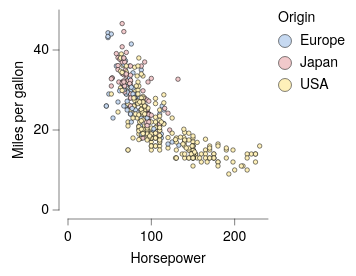

Write the Vega-Lite specification saved for this chart.
### Vega-Lite specification from a JSON file in a GitHub repository (floating-point values rounded to 4 significant figures; data arrays with more than 128 entries replaced by an {"elided": "..."} marker saying what was removed)
{"background": "white", "config": {"arc": {"fill": "#DBDBDB", "fillOpacity": 1.0, "innerRadius": 25.0, "padAngle": 0.03, "stroke": "black", "strokeOpacity": 1, "strokeWidth": 0.25}, "area": {"fill": "#DBDBDB", "fillOpacity": 1.0, "stroke": "black", "strokeOpacity": 1, "strokeWidth": 0.25}, "axis": {"domain": true, "domainCap": "round", "domainColor": "black", "domainWidth": 0.25, "grid": false, "gridCap": "round", "gridColor": "#F1F1F1", "gridDash": [0, 0], "gridOpacity": 1.0, "gridWidth": 0.25, "labelColor": "black", "labelFont": "Helvetica Neue", "labelFontSize": 7, "labelFontStyle": "normal", "labelFontWeight": 400, "offset": 4.5, "ticks": true, "tickCap": "round", "tickColor": "black", "tickRound": false, "tickSize": 3, "tickWidth": 0.25, "titleColor": "black", "titleFont": "Helvetica Neue", "titleFontSize": 7, "titleFontStyle": "normal", "titleFontWeight": 400}, "axisX": {"domain": true, "labelAlign": "center", "labelAngle": 0, "labels": true, "ticks": true, "translate": 0}, "axisY": {"domain": true, "labelAlign": "right", "labelAngle": 0, "labels": true, "ticks": true, "translate": 0}, "axisRight": {"domain": true, "labelAlign": "left", "labelAngle": 0, "labels": true, "ticks": true, "translate": 0}, "axisTop": {"domain": true, "labelAlign": "center", "labelAngle": 0, "labels": true, "ticks": true, "translate": 0}, "axisBand": {"tickOffset": 0}, "bar": {"fill": "#DBDBDB", "fillOpacity": 1.0, "stroke": "black", "strokeOpacity": 1, "strokeWidth": 0.25}, "boxplot": {"size": 9.0, "ticks": {"cornerRadius": 0.25, "fill": "black", "size": 4.5, "thickness": 0.25}, "box": {"fillOpacity": 1.0, "stroke": "black", "strokeOpacity": 1, "strokeWidth": 0.25}, "median": {"fill": "black", "fillOpacity": 1.0, "size": 9.0, "thickness": 0.25}, "rule": {"fill": "black", "fillOpacity": 1.0, "size": 10.0, "stroke": "black", "strokeDash": [0, 0], "strokeOpacity": 1, "strokeWidth": 0.25}, "outliers": {"color": "black", "fill": "black", "fillOpacity": 1.0, "size": 0, "stroke": "black", "strokeOpacity": 1, "strokeWidth": 0.25}}, "circle": {"fill": "black", "fillOpacity": 1.0, "size": 0.5, "stroke": null, "strokeOpacity": 1, "strokeWidth": 0.25}, "errorband": {"band": {"fillOpacity": 0.6, "stroke": null, "strokeWidth": 0.25, "strokeOpacity": 1}, "borders": {"opacity": 0, "strokeOpacity": 0.25, "strokeWidth": 1}}, "errorbar": {"opacity": 1, "rule": {"strokeDash": [0, 0], "strokeWidth": 0.25}, "ticks": {"color": "black", "cornerRadius": 0.125, "opacity": 1, "size": 6.0, "thickness": 0.25}, "thickness": 0.25}, "font": "Helvetica Neue", "geoshape": {"fill": "#DBDBDB", "fillOpacity": 1.0, "stroke": "black", "strokeOpacity": 1, "strokeWidth": 0.25}, "header": {"labelColor": "black", "labelFont": "Helvetica Neue", "labelFontSize": 7, "labelFontStyle": "normal", "labelFontWeight": 400, "titleColor": "black", "titleFont": "Helvetica Neue", "titleFontSize": 7, "titleFontStyle": "normal", "titleFontWeight": 400, "titlePadding": 0}, "legend": {"disable": false, "offset": 4.5, "gradientLength": 50.0, "gradientThickness": 5.0, "gradientOpacity": 1.0, "gradientStrokeColor": "black", "gradientStrokeWidth": 0.25, "labelColor": "black", "labelFont": "Helvetica Neue", "labelFontSize": 7, "labelFontStyle": "normal", "labelFontWeight": 400, "strokeColor": "black", "strokeWidth": 0, "symbolSize": 42, "symbolStrokeColor": "black", "symbolStrokeWidth": 0.25, "titleColor": "black", "titleFont": "Helvetica Neue", "titleFontSize": 7, "titleFontStyle": "normal", "titleFontWeight": 400}, "line": {"color": "black", "stroke": "black", "strokeCap": "round", "strokeDash": [0, 0], "strokeOpacity": 1, "strokeWidth": 0.375}, "point": {"filled": true, "fill": "#DBDBDB", "fillOpacity": 1.0, "size": 5.0, "stroke": "black", "strokeOpacity": 1, "strokeWidth": 0.25}, "range": {"category": ["#C6D9F1", "#F1C9CB", "#FEF0B9", "#CEE37A", "#7AA8E0", "#E589A3", "#FDDD5D", "#68B961", "#4177B1", "#C35082", "#E5C227", "#438156"], "diverging": {"scheme": ["#C35082", "#CE6D94", "#D989A7", "#E2A4BA", "#EABFCE", "#F1DBE2", "#F6F6F6", "#D7E0EB", "#B9CBE0", "#9BB6D5", "#7DA1C9", "#5F8CBD", "#4177B1"]}, "heatmap": {"scheme": ["#DFE9F7", "#C6D9F1", "#ADC8EC", "#94B8E6", "#7AA8E0", "#6097DA", "#4D87CA", "#4177B1", "#386898", "#2F597F", "#264A69", "#1D3A58"]}, "ordinal": {"scheme": ["#F1F1F1", "#DBDBDB", "#C6C6C6", "#B2B2B2", "#9D9D9D", "#898989", "#767676", "#636363", "#515151", "#404040", "#2F2F2F", "#1F1F1F"]}, "ramp": {"scheme": ["#DFE9F7", "#C6D9F1", "#ADC8EC", "#94B8E6", "#7AA8E0", "#6097DA", "#4D87CA", "#4177B1", "#386898", "#2F597F", "#264A69", "#1D3A58"]}}, "rule": {"color": "black", "stroke": "black", "strokeCap": "round", "strokeDash": [2, 2], "strokeOpacity": 1, "strokeWidth": 0.25}, "scale": {"bandPaddingInner": 0.1, "bandPaddingOuter": 0.1, "round": false}, "rect": {"fill": "#DBDBDB", "fillOpacity": 1.0, "stroke": "black", "strokeOpacity": 1, "strokeWidth": 0.25}, "square": {"fill": "#DBDBDB", "fillOpacity": 1.0, "size": 10.0, "stroke": "black", "strokeOpacity": 1, "strokeWidth": 0.25}, "text": {"color": "black", "font": "Helvetica Neue", "fontSize": 7, "fontStyle": "normal", "fontWeight": 400}, "title": {"anchor": "middle", "frame": "group", "color": "black", "font": "Helvetica Neue", "fontSize": 7, "fontStyle": "normal", "fontWeight": 400, "subtitleColor": "black", "subtitleFont": "Helvetica Neue", "subtitleFontSize": "Helvetica Neue", "subtitleFontStyle": "normal", "subtitleFontWeight": 400}, "view": {"continuousWidth": 100, "continuousHeight": 100, "discreteWidth": 100, "discreteHeight": 100, "fill": null, "stroke": null, "strokeWidth": 0.25}}, "data": {"name": "data-7285c4e2e195e5a75737a34913199f5f"}, "mark": {"type": "point"}, "encoding": {"color": {"field": "Origin", "type": "nominal"}, "x": {"field": "Horsepower", "type": "quantitative"}, "y": {"field": "Miles_per_Gallon", "title": "Miles per gallon", "type": "quantitative"}}, "$schema": "https://vega.github.io/schema/vega-lite/v6.4.1.json", "datasets": {"data-7285c4e2e195e5a75737a34913199f5f": {"elided": "392 records"}}}
